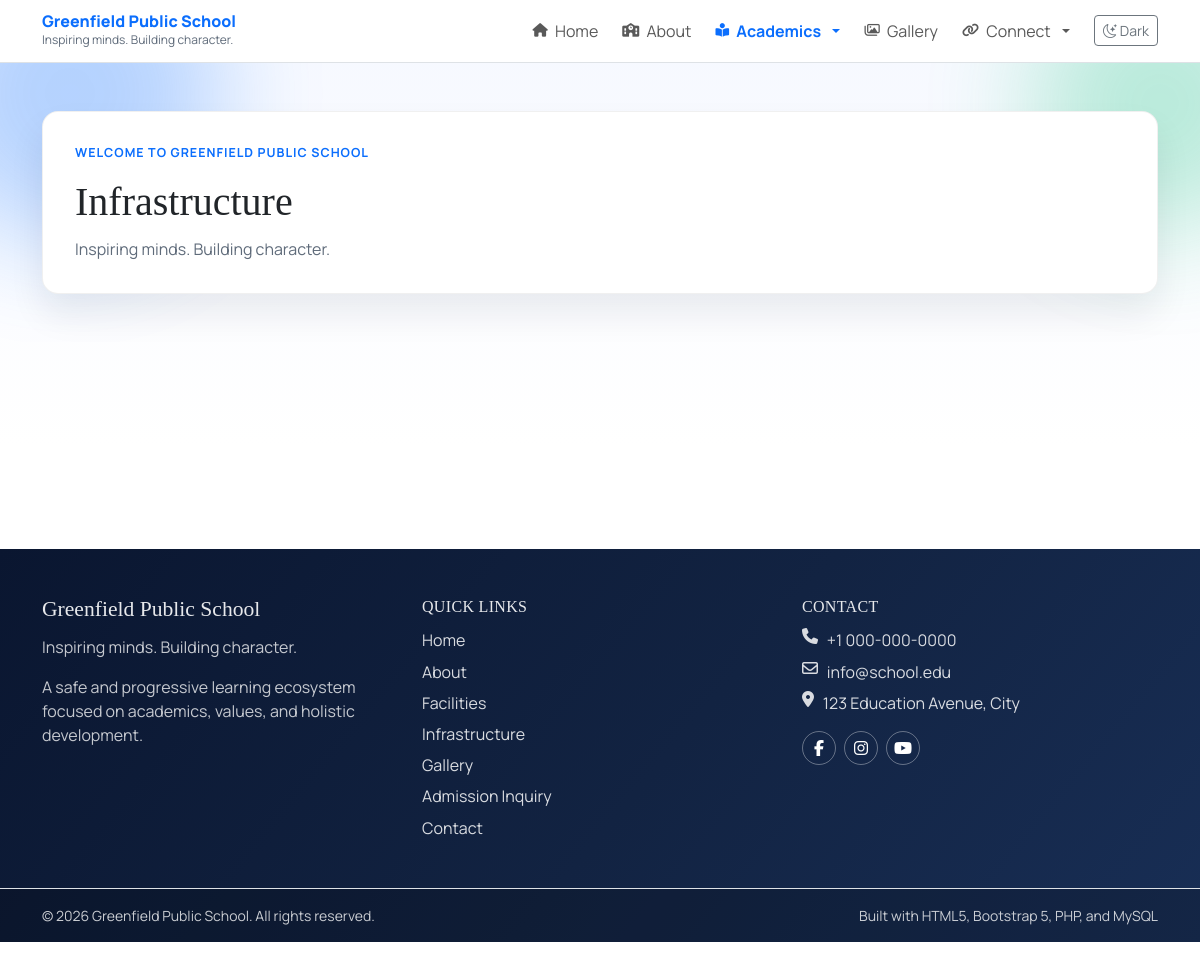
Screenshot of /infrastructure.php with the database file from the repository.
### tables this page shows
CREATE TABLE IF NOT EXISTS site_settings (
    setting_key VARCHAR(100) PRIMARY KEY,
    setting_value TEXT NOT NULL,
    updated_at TIMESTAMP DEFAULT CURRENT_TIMESTAMP ON UPDATE CURRENT_TIMESTAMP
);

### config/config.php (called while the page is built, shortened)
<?php
function db(): PDO
{
    static $pdo = null;
    if ($pdo instanceof PDO) {
        return $pdo;
    }
    $host = getenv('DB_HOST') ?: DB_HOST;
    $name = getenv('DB_NAME') ?: DB_NAME;
    $user = getenv('DB_USER') ?: DB_USER;
    $pass = getenv('DB_PASS') ?: DB_PASS;
    $charset = getenv('DB_CHARSET') ?: DB_CHARSET;
    $dsn = "mysql:host={$host};dbname={$name};charset={$charset}";
    $options = [
        PDO::ATTR_ERRMODE => PDO::ERRMODE_EXCEPTION,
        PDO::ATTR_DEFAULT_FETCH_MODE => PDO::FETCH_ASSOC,
        PDO::ATTR_EMULATE_PREPARES => false,
    ];
    $pdo = new PDO($dsn, $user, $pass, $options);
    return $pdo;
}
function base_path(): string
{
    static $base = null;
    if ($base !== null) {
        return $base;
    }
    $projectRoot = str_replace('\\', '/', dirname(__DIR__));
    $documentRoot = str_replace('\\', '/', rtrim((string) ($_SERVER['DOCUMENT_ROOT'] ?? ''), '/'));
    if ($documentRoot !== '' && strpos($projectRoot, $documentRoot) === 0) {
        $relative = trim(substr($projectRoot, strlen($documentRoot)), '/');
        $base = $relative === '' ? '' : '/' . $relative;
    } else {
        $base = '';
    }
    return $base;
}
function url(string $path = ''): string
{
    $cleanPath = ltrim($path, '/');
    $base = base_path();
    return ($base === '' ? '' : $base) . '/' . $cleanPath;
}

### includes/functions.php (called while the page is built, shortened)
<?php
require_once __DIR__ . '/../config/config.php';
function e(?string $value): string
{
    return htmlspecialchars((string) $value, ENT_QUOTES, 'UTF-8');
}
function get_setting(string $key, string $default = ''): string
{
    $stmt = db()->prepare('SELECT setting_value FROM site_settings WHERE setting_key = :key LIMIT 1');
    $stmt->execute(['key' => $key]);
    $value = $stmt->fetchColumn();
    return $value !== false ? (string) $value : $default;
}
function menu_static_page_options(): array
{
    return [
        'index.php' => 'Home',
        'about.php' => 'About',
        'facilities.php' => 'Facilities',
        'infrastructure.php' => 'Infrastructure',
        'gallery.php' => 'Gallery',
        'admission.php' => 'Admission Inquiry',
        'contact.php' => 'Contact',
    ];
}
function menu_item_href(array $item): string
{
    $type = (string) ($item['item_type'] ?? 'static');
    $linkValue = trim((string) ($item['link_value'] ?? ''));
    if ($type === 'custom_path') {
        if ($linkValue === '' || $linkValue === '#') {
            return '#';
        }
        return url(ltrim($linkValue, '/'));
    }
    $staticOptions = menu_static_page_options();
    $path = $linkValue !== '' ? $linkValue : 'index.php';
    return url($path);
}

### infrastructure.php (the view, shortened to what this page needs)
<?php
require_once __DIR__ . '/includes/functions.php';
$pageTitle = 'Infrastructure';
include __DIR__ . '/includes/header.php';
?>
<section class="container">
    <div class="row g-4">
    </div>
</section>
<?php include __DIR__ . '/includes/footer.php'; ?>

### includes/header.php (shortened to what this page needs)
<?php
require_once __DIR__ . '/functions.php';
$pageTitle = $pageTitle ?? 'School Website';
$schoolName = get_setting('school_name', 'Greenfield Public School');
$tagline = get_setting('school_tagline', 'Inspiring minds. Building character.');
$defaultMode = get_setting('default_mode', 'light');
$currentScript = basename($_SERVER['PHP_SELF'] ?? 'index.php');
$hideDefaultHero = $hideDefaultHero ?? false;
$menuTree = get_navigation_menu_tree(true);
$currentSlug = trim((string) ($_GET['slug'] ?? ''));
$requestPath = parse_url((string) ($_SERVER['REQUEST_URI'] ?? ''), PHP_URL_PATH) ?: '/';
$requestPath = '/' . trim((string) $requestPath, '/');
$isMenuItemActive = function (array $item) use (&$isMenuItemActive, $currentScript, $currentSlug, $requestPath): bool {
    $type = (string) ($item['item_type'] ?? 'static');
    $isActive = false;
    if ($type === 'static') {
        $targetScript = basename((string) ($item['link_value'] ?? 'index.php'));
        $isActive = $currentScript === $targetScript;
    } elseif ($type === 'custom_page') {
        $isActive = $currentScript === 'page.php' && $currentSlug !== '' && $currentSlug === (string) ($item['page_slug'] ?? '');
    } elseif ($type === 'custom_path') {
        $relative = trim((string) ($item['link_value'] ?? ''));
        if ($relative !== '' && $relative !== '#' && !preg_match('#^https?://#i', $relative)) {
            $targetPath = parse_url(url(ltrim($relative, '/')), PHP_URL_PATH) ?: '';
            $targetPath = '/' . trim((string) $targetPath, '/');
            $isActive = rtrim($targetPath, '/') === rtrim($requestPath, '/');
        }
    }
    foreach ($item['children'] ?? [] as $child) {
        if ($isMenuItemActive($child)) {
            return true;
        }
    }
    return $isActive;
};
$renderMenu = function (array $items, int $level = 0) use (&$renderMenu, $isMenuItemActive): void {
    foreach ($items as $item) {
        $children = $item['children'] ?? [];
        $hasChildren = !empty($children);
        $isActive = $isMenuItemActive($item);
        $href = menu_item_href($item);
        $icon = trim((string) ($item['icon_class'] ?? ''));
        $openInNew = (int) ($item['open_in_new_tab'] ?? 0) === 1;
        if ($level === 0): ?>
            <?php if ($hasChildren): ?>
                <li class="nav-item dropdown">
                    <a class="nav-link dropdown-toggle <?= $isActive ? 'active' : '' ?>" href="<?= e($href) ?>" data-bs-toggle="dropdown" data-bs-auto-close="outside" aria-expanded="false">
                        <?php if ($icon !== ''): ?><i class="<?= e($icon) ?> nav-icon" aria-hidden="true"></i><?php endif; ?>
                        <span><?= e((string) $item['label']) ?></span>
                    </a>
                </li>
            <?php else: ?>
                <li class="nav-item">
                    <a class="nav-link <?= $isActive ? 'active' : '' ?>" href="<?= e($href) ?>"<?= $openInNew ? ' target="_blank" rel="noopener noreferrer"' : '' ?>>
                        <?php if ($icon !== ''): ?><i class="<?= e($icon) ?> nav-icon" aria-hidden="true"></i><?php endif; ?>
                        <span><?= e((string) $item['label']) ?></span>
                    </a>
                </li>
            <?php endif; ?>
        <?php endif;
    }
};
?>
<!DOCTYPE html>
<html lang="en" data-bs-theme="<?= e($defaultMode) ?>">
<head>
    <link rel="stylesheet" href="https://cdn.jsdelivr.net/npm/bootstrap@5.3.3/dist/css/bootstrap.min.css">
    <link rel="stylesheet" href="https://cdn.jsdelivr.net/npm/bootstrap-icons@1.11.3/font/bootstrap-icons.min.css">
    <link rel="stylesheet" href="https://cdnjs.cloudflare.com/ajax/libs/font-awesome/6.7.2/css/all.min.css">
    <link rel="stylesheet" href="<?= e(url('assets/css/style.css')) ?>">
</head>
<body>
    <header class="site-header">
        <nav class="navbar navbar-expand-lg sticky-top border-bottom bg-body main-navbar" id="mainNavbar">
            <div class="container">
                <a class="navbar-brand d-flex flex-column" href="<?= e(url('index.php')) ?>">
                    <span class="brand-main"><?= e($schoolName) ?></span>
                    <span class="brand-sub"><?= e($tagline) ?></span>
                </a>
                <div class="collapse navbar-collapse" id="mainNav">
                    <ul class="navbar-nav ms-auto align-items-lg-center gap-lg-2 dynamic-menu">
                        <?php $renderMenu($menuTree); ?>
                        <li class="nav-item ms-lg-2">
                            <button class="btn btn-outline-secondary btn-sm theme-toggle" id="themeToggle" type="button">
                                <i class="bi bi-moon-stars"></i>
                                <span>Theme</span>
                            </button>
                        </li>
                    </ul>
                </div>
            </div>
        </nav>
    </header>
    <main class="pb-5">
        <?php if (!$hideDefaultHero): ?>
            <section class="hero-shell py-5">
                <div class="container">
                    <div class="hero-box">
                        <p class="hero-kicker">Welcome to <?= e($schoolName) ?></p>
                        <h1 class="hero-title"><?= e($pageTitle) ?></h1>
                        <p class="hero-copy mb-0"><?= e($tagline) ?></p>
                    </div>
                </div>
            </section>
        <?php endif; ?>

### includes/footer.php (shortened to what this page needs)
<?php
$quickLinks = [];
$collectQuickLinks = function (array $items) use (&$collectQuickLinks, &$quickLinks): void {
    foreach ($items as $item) {
        $href = menu_item_href($item);
        if ($href !== '#') {
            $quickLinks[] = $item;
        }
    }
};
?>
        <footer class="site-footer footer-dark mt-5 border-top">
            <div class="container py-5">
                <div class="row g-4">
                    <div class="col-lg-4">
                        <h3 class="footer-title"><?= e(get_setting('school_name', 'Greenfield Public School')) ?></h3>
                        <p class="footer-copy mb-3"><?= e(get_setting('school_tagline', 'Inspiring minds. Building character.')) ?></p>
                        <p class="footer-copy mb-0">A safe and progressive learning ecosystem focused on academics, values, and holistic development.</p>
                    </div>
                    <div class="col-sm-6 col-lg-4">
                        <h4 class="footer-subtitle">Quick Links</h4>
                        <ul class="footer-link-list">
                            <?php if (!$quickLinks): ?>
                                <li><a href="<?= e(url('index.php')) ?>">Home</a></li>
                                <li><a href="<?= e(url('about.php')) ?>">About</a></li>
                                <li><a href="<?= e(url('admission.php')) ?>">Admission</a></li>
                                <li><a href="<?= e(url('contact.php')) ?>">Contact</a></li>
                            <?php else: ?>
                                <?php foreach ($quickLinks as $item): ?>
                                    <li>
                                        <a href="<?= e(menu_item_href($item)) ?>"<?= (int) ($item['open_in_new_tab'] ?? 0) === 1 ? ' target="_blank" rel="noopener noreferrer"' : '' ?>>
                                            <?= e((string) $item['label']) ?>
                                        </a>
                                    </li>
                                <?php endforeach; ?>
                            <?php endif; ?>
                        </ul>
                    </div>
                    <div class="col-sm-6 col-lg-4">
                        <h4 class="footer-subtitle">Contact</h4>
                        <ul class="footer-contact-list">
                            <li><i class="fa-solid fa-phone"></i> <?= e(get_setting('contact_phone', '+1 000-000-0000')) ?></li>
                            <li><i class="fa-regular fa-envelope"></i> <?= e(get_setting('contact_email', 'info@school.edu')) ?></li>
                            <li><i class="fa-solid fa-location-dot"></i> <?= e(get_setting('contact_address', 'School Campus Address')) ?></li>
                        </ul>
                        <div class="footer-social d-flex gap-2 mt-3">
                            <a href="#" aria-label="Facebook"><i class="fa-brands fa-facebook-f"></i></a>
                            <a href="#" aria-label="Instagram"><i class="fa-brands fa-instagram"></i></a>
                            <a href="#" aria-label="YouTube"><i class="fa-brands fa-youtube"></i></a>
                        </div>
                    </div>
                </div>
            </div>
            <div class="footer-bottom border-top">
                <div class="container py-3 d-flex flex-column flex-md-row justify-content-between gap-2">
                    <p class="mb-0 small">&copy; <?= date('Y') ?> <?= e(get_setting('school_name', 'Greenfield Public School')) ?>. All rights reserved.</p>
                    <p class="mb-0 small">Built with HTML5, Bootstrap 5, PHP, and MySQL</p>
                </div>
            </div>
        </footer>
    </main>
</body>
</html>

### assets/css/style.css (style rules this page uses)
:root { --primary-color: #0b6efd; --surface: #f7f9fc; --surface-strong: #ffffff; --text-muted: #5f6b7a; }
* { box-sizing: border-box; }
body { font-family: "Manrope", sans-serif; background: linear-gradient(180deg, #f5f8ff 0%, #ffffff 45%); }
h1, h2, h3, h4, h5, h6 { font-family: "Merriweather", serif; }
.site-header .navbar { backdrop-filter: blur(8px); transition: box-shadow 0.22s ease, background-color 0.22s ease; }
.brand-main { font-weight: 800; font-size: 1rem; color: var(--primary-color); line-height: 1.1; }
.brand-sub { font-size: 0.75rem; color: var(--text-muted); }
.nav-link.active { color: var(--primary-color) !important; font-weight: 700; }
.navbar .nav-link { display: inline-flex; align-items: center; gap: 0.45rem; }
.nav-icon { font-size: 0.85rem; }
.hero-shell { position: relative; overflow: hidden; }
.hero-shell::before, .hero-shell::after { content: ""; position: absolute; border-radius: 999px; filter: blur(55px); opacity: 0.28; z-index: 0; }
.hero-shell::before { width: 300px; height: 300px; background: var(--primary-color); top: -120px; left: -80px; }
.hero-shell::after { width: 260px; height: 260px; background: #19c37d; right: -90px; top: -90px; }
.hero-box { position: relative; z-index: 1; background: var(--surface-strong); border: 1px solid rgba(0, 0, 0, 0.06); border-radius: 1rem; padding: 2rem; box-shadow: 0 20px 35px rgba(17, 31, 53, 0.08); }
.hero-kicker { text-transform: uppercase; letter-spacing: 0.08em; font-size: 0.78rem; color: var(--primary-color); font-weight: 700; }
.hero-title { margin-bottom: 0.65rem; }
.hero-copy { color: var(--text-muted); }
.theme-toggle { white-space: nowrap; }
.footer-dark { background: linear-gradient(130deg, #0a1630 0%, #122342 55%, #182e55 100%); color: rgba(255, 255, 255, 0.9); border-top: 0 !important; }
.footer-title { font-size: 1.35rem; margin-bottom: 0.8rem; }
.footer-subtitle { font-size: 1rem; margin-bottom: 0.8rem; letter-spacing: 0.02em; text-transform: uppercase; }
.footer-copy { color: rgba(255, 255, 255, 0.76); }
.footer-link-list, .footer-contact-list { list-style: none; margin: 0; padding: 0; display: grid; gap: 0.45rem; }
.footer-link-list a { color: rgba(255, 255, 255, 0.84); text-decoration: none; }
.footer-contact-list li { color: rgba(255, 255, 255, 0.84); display: flex; align-items: flex-start; gap: 0.55rem; }
.footer-social a { width: 34px; height: 34px; border-radius: 50%; display: inline-flex; align-items: center; justify-content: center; border: 1px solid rgba(255, 255, 255, 0.35); color: #fff; text-decoration: none; }
.footer-bottom { background: rgba(0, 0, 0, 0.18); }
.footer-bottom p { color: rgba(255, 255, 255, 0.78); }

### rows the page displays
site_settings: setting_value "Greenfield Public School", setting_value "GREENFIELD PUBLIC SCHOOL"
site_settings: setting_value "Inspiring minds. Building character."
site_settings: setting_value "+1 000-000-0000"
site_settings: setting_value "info@school.edu"
site_settings: setting_value "123 Education Avenue, City"

### other values shown
$item['label'] "Home"
$item['label'] "About"
$item['label'] "Academics"
$item['label'] "Gallery"
$item['label'] "Connect"
$pageTitle "Infrastructure"
$item['label'] "Facilities"
$item['label'] "Infrastructure"
$item['label'] "Admission Inquiry"
$item['label'] "Contact"
